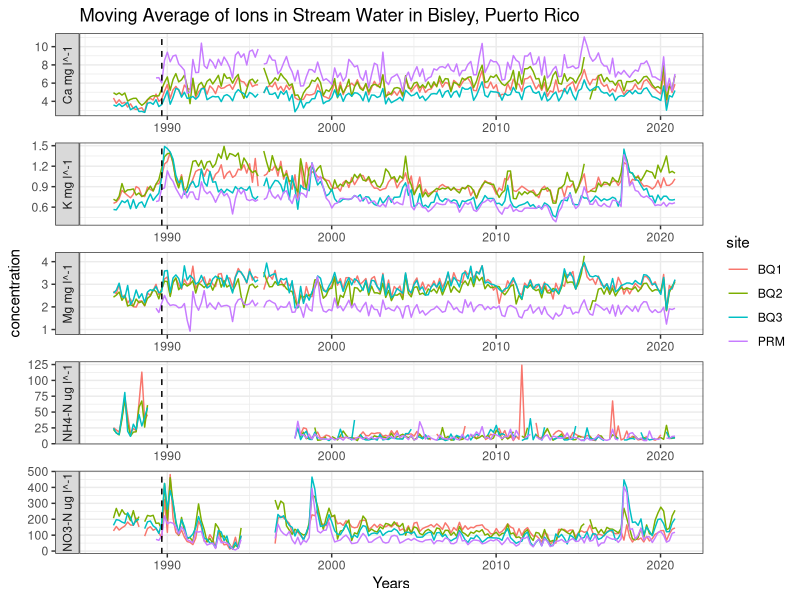
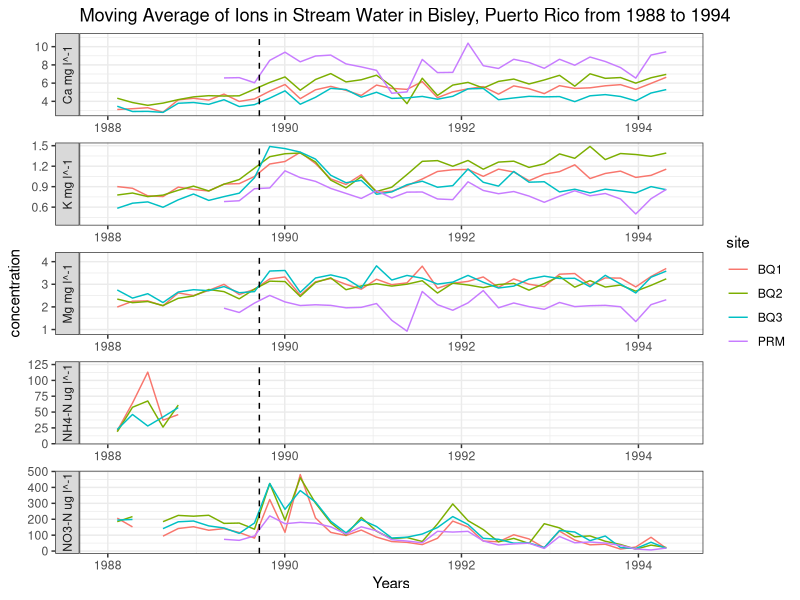

Write the R code that produced these figures, in order.
## ---- chunk 1
library(tidyverse)
df <- read_csv("../output/allsite_mvavg.csv")
## ---- chunk 2
#| warning: false
#| echo: false
#| fig-width: 7
#| fig-height: 8
ggplot(
  data = df,
  mapping = aes(
    x = window_start,
    y = concentration,
    color = site
  )
) +
  geom_line() +
  labs(
    title = "Moving Average of Ions in Stream Water in Bisley, Puerto Rico",
    x = "Years"
  ) +
  facet_wrap(
    ~ions,
    scales = "free",
    ncol = 1,
    strip.position = "left",
    labeller = as_labeller(c(k_mgl="K mg l^-1",
                            ca_mgl="Ca mg l^-1",
                            mg_mgl="Mg mg l^-1",
                            nh4_ugl="NH4-N ug l^-1",
                            no3_ugl="NO3-N ug l^-1"))
  ) +
  theme_bw() +
  geom_vline(xintercept = ym("1989-09"), linetype = "dashed")
## ---- chunk 3
#| warning: false
#| echo: false
#| fig-width: 7
#| fig-height: 8
ggplot(
  data = df,
  mapping = aes(
    x = window_start,
    y = concentration,
    color = site
  )
) +
  geom_line() +
  labs(
    title = "Moving Average of Ions in Stream Water in Bisley, Puerto Rico from 1988 to 1994",
    x = "Years"
  ) +
  facet_wrap(
    ~ions,
    scales = "free",
    ncol = 1,
    strip.position = "left",
    labeller = as_labeller(c(k_mgl="K mg l^-1",
                            ca_mgl="Ca mg l^-1",
                            mg_mgl="Mg mg l^-1",
                            nh4_ugl="NH4-N ug l^-1",
                            no3_ugl="NO3-N ug l^-1"))
  ) +
  theme_bw() +
  geom_vline(xintercept = ymd("1989-09-18"), linetype = "dashed") +
  xlim(ym("1988-01"), ym("1994-06"))
